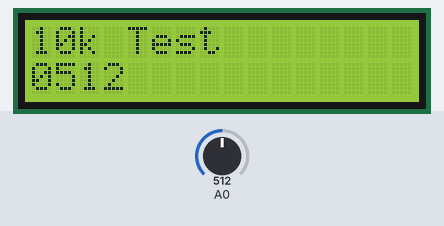
The sketch below on a simulated Arduino Uno, built with avr-gcc and run on an emulated ATmega328P. Shown: 16×2 character LCD. The test bench sets the inputs (shaded band); at power-on: A0 = 512. What the sketch prints to the serial monitor is not drawn.

Above: at 1.2 s.
1.3 s: A0 set to 716
At 1.6 s:
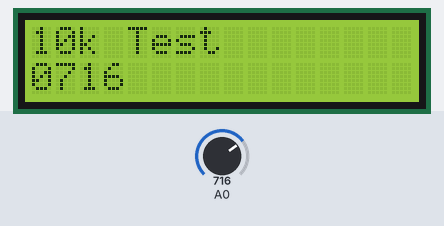
2.8 s: A0 set to 900
At 3.8 s:
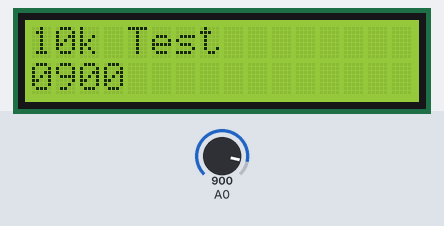
4.3 s: A0 set to 1023
At 5.4 s:
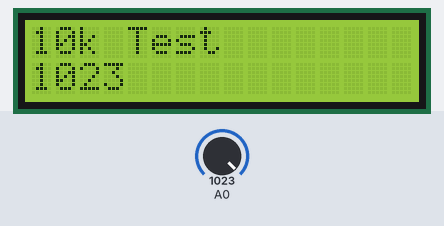
Timing chart, 0 to 7.3 s (numbered marks = the images above; inputs shaded):
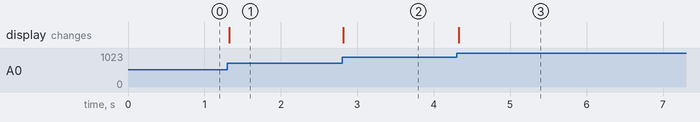

Measured:
- after the input at 1.3 s, the display: changes at once (image 1)
- after the input at 2.8 s, the display: changes at once (image 2)
- after the input at 4.3 s, the display: changes at once (image 3)

The sketch:

10kTest.ino
```cpp
#include <LiquidCrystal_I2C.h>

LiquidCrystal_I2C lcd(0x27, 16, 2);

void setting(int data, int i){
    int q, w, e, r=0;
    q=(data)%10000 / 1000;
    w=(data%1000) / 100;
    e=(data%100) / 10;
    r=data%10;\
    lcd.setCursor(i,1);
    lcd.print(q);
    lcd.setCursor(i+1,1);
    lcd.print(w);
    lcd.setCursor(i+2,1);
    lcd.print(e);
    lcd.setCursor(i+3,1);
    lcd.print(r);
}

void setup(){
    Serial.begin(9600);
    lcd.init();
    lcd.backlight();
    lcd.clear();
}

void loop(){
    int senservalue = analogRead(A0);
    Serial.println(senservalue);
    lcd.setCursor(0,0);
    lcd.print("10k Test");
    setting(senservalue, 0);
}
```
